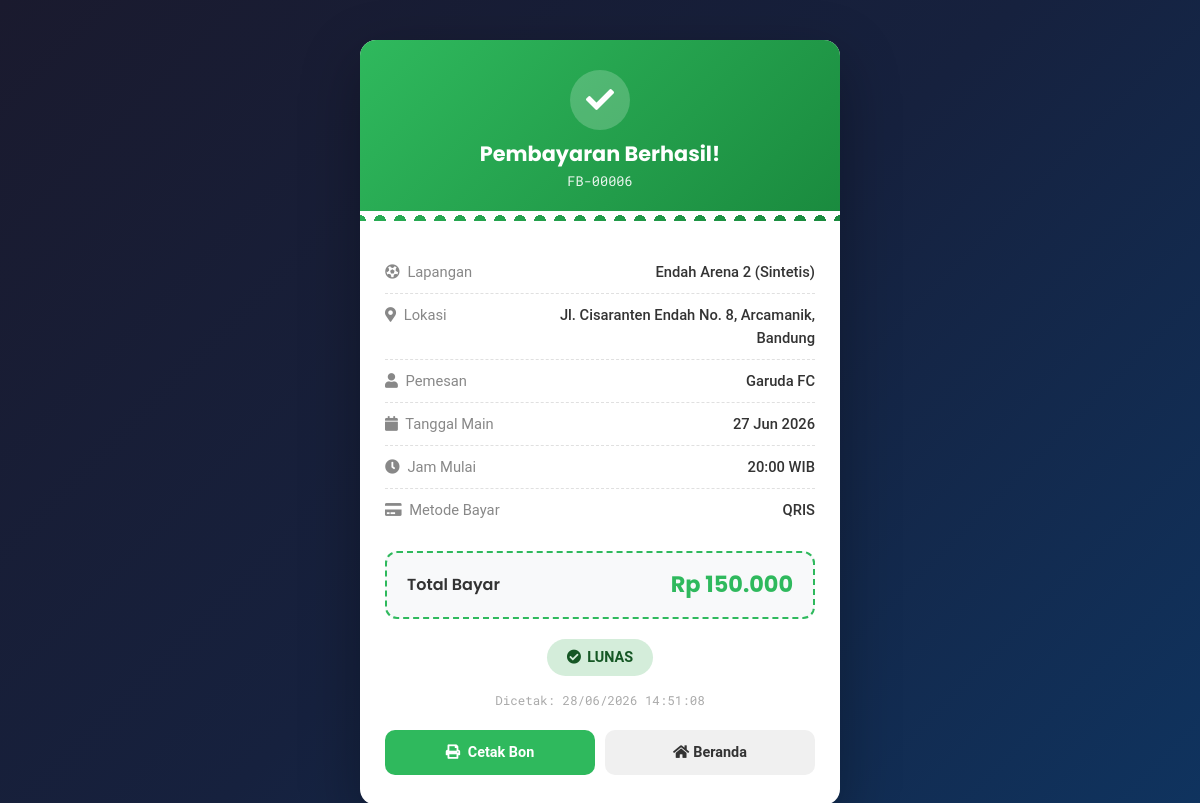
/bon.php?pesanan_id=6, run on an earlier commit of the app's database.
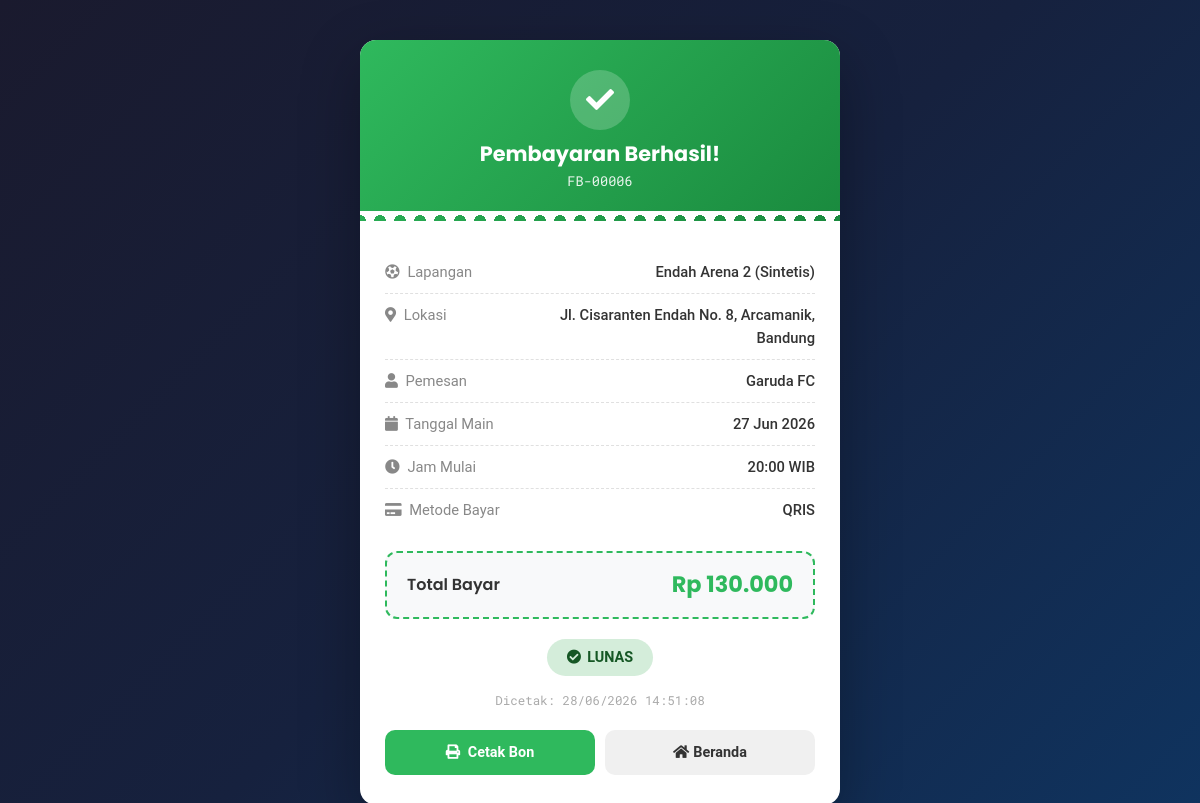
And on a later commit of the database.
### tables this page shows
CREATE TABLE `pesanan` (
  `id` int(11) NOT NULL AUTO_INCREMENT,
  `lapangan_id` int(11) NOT NULL,
  `nama_pemesan` varchar(100) NOT NULL,
  `tanggal_booking` date NOT NULL,
  `jam_mulai` time NOT NULL,
  `status_pembayaran` varchar(50) NOT NULL DEFAULT 'Menunggu Konfirmasi',
  `status_dana` varchar(50) NOT NULL DEFAULT 'Ditahan',
  PRIMARY KEY (`id`),
  KEY `lapangan_id` (`lapangan_id`),
  CONSTRAINT `fk_pesanan_lapangan` FOREIGN KEY (`lapangan_id`) REFERENCES `lapangan` (`id`) ON DELETE CASCADE
);

CREATE TABLE `mitra` (
  `id` int(11) NOT NULL AUTO_INCREMENT,
  `nama_mitra` varchar(100) NOT NULL,
  `username` varchar(50) NOT NULL,
  `password` varchar(255) NOT NULL,
  `paket` enum('Starter','Growth','Scale') NOT NULL DEFAULT 'Starter',
  `komisi_persen` int(11) NOT NULL DEFAULT 8,
  `status_akun` varchar(20) NOT NULL DEFAULT 'Aktif',
  PRIMARY KEY (`id`)
);

CREATE TABLE `lapangan` (
  `id` int(11) NOT NULL AUTO_INCREMENT,
  `id_mitra` int(11) NOT NULL,
  `nama_lapangan` varchar(100) NOT NULL,
  `lokasi` text NOT NULL,
  `harga_per_jam` int(11) NOT NULL,
  `harga_promo` int(11) DEFAULT NULL,
  `gambar` varchar(255) NOT NULL,
  PRIMARY KEY (`id`),
  KEY `id_mitra` (`id_mitra`),
  CONSTRAINT `fk_lapangan_mitra` FOREIGN KEY (`id_mitra`) REFERENCES `mitra` (`id`) ON DELETE CASCADE
);

### bon.php (the view, shortened to what this page needs)
<?php
include 'db.php';
$pesanan_id = intval($_GET['pesanan_id']);
$query = $conn->query("SELECT p.*, l.nama_lapangan, l.lokasi, l.harga_per_jam, l.harga_promo, m.paket
                        FROM pesanan p
                        JOIN lapangan l ON p.lapangan_id = l.id
                        JOIN mitra m ON l.id_mitra = m.id
                        WHERE p.id = $pesanan_id");
$data = $query->fetch_assoc();
$no_bon = 'FB-' . str_pad($data['id'], 5, '0', STR_PAD_LEFT);
$tanggal_cetak = date('d/m/Y H:i:s');
$status = $data['status_pembayaran'];
if ($status == 'Lunas') {
    $header_bg = 'linear-gradient(135deg, #2FB95D 0%, #1a8a3e 100%)';
    $icon = '<i class="fas fa-check"></i>';
    $title = 'Pembayaran Berhasil!';
    $badge_bg = '#d4edda';
    $badge_color = '#155724';
    $badge_text = '<i class="fas fa-check-circle"></i> LUNAS';
}
?>
<!DOCTYPE html>
<html lang="id">
<head>
    <link href="https://cdnjs.cloudflare.com/ajax/libs/font-awesome/5.10.0/css/all.min.css" rel="stylesheet">
    <link href="https://cdn.jsdelivr.net/npm/bootstrap@5.3.0/dist/css/bootstrap.min.css" rel="stylesheet">
</head>
<body>
    <div class="bon-container">
        <div class="bon-card">
            <div class="bon-header" style="background: <?php echo $header_bg; ?>;">
                <div class="check-icon">
                    <?php echo $icon; ?>
                </div>
                <h4><?php echo $title; ?></h4>
                <div class="bon-number"><?php echo $no_bon; ?></div>
            </div>
            <div class="bon-body">
                <div class="bon-row">
                    <span class="label"><i class="fa fa-futbol me-1"></i> Lapangan</span>
                    <span class="value"><?php echo htmlspecialchars($data['nama_lapangan']); ?></span>
                </div>
                <div class="bon-row">
                    <span class="label"><i class="fa fa-map-marker-alt me-1"></i> Lokasi</span>
                    <span class="value"><?php echo htmlspecialchars($data['lokasi']); ?></span>
                </div>
                <div class="bon-row">
                    <span class="label"><i class="fa fa-user me-1"></i> Pemesan</span>
                    <span class="value"><?php echo htmlspecialchars($data['nama_pemesan']); ?></span>
                </div>
                <div class="bon-row">
                    <span class="label"><i class="fa fa-calendar me-1"></i> Tanggal Main</span>
                    <span class="value"><?php echo date('d M Y', strtotime($data['tanggal_booking'])); ?></span>
                </div>
                <div class="bon-row">
                    <span class="label"><i class="fa fa-clock me-1"></i> Jam Mulai</span>
                    <span class="value"><?php echo substr($data['jam_mulai'], 0, 5) . ' WIB'; ?></span>
                </div>
                <div class="bon-row">
                    <span class="label"><i class="fa fa-credit-card me-1"></i> Metode Bayar</span>
                    <span class="value">QRIS</span>
                </div>
            </div>
            <div class="bon-total">
                <span class="label">Total Bayar</span>
                <?php
                $harga_sebenarnya = ($data['paket'] == 'Scale' && !empty($data['harga_promo'])) ? $data['harga_promo'] : $data['harga_per_jam'];
                ?>
                <span class="amount">Rp <?php echo number_format($harga_sebenarnya, 0, ',', '.'); ?></span>
            </div>
            <div class="bon-footer">
                <div class="status-badge" style="background: <?php echo $badge_bg; ?>; color: <?php echo $badge_color; ?>;">
                    <?php echo $badge_text; ?>
                </div>
                <div class="timestamp">Dicetak: <?php echo $tanggal_cetak; ?></div>
                <div class="btn-actions">
                    <?php if($status == 'Lunas'): ?>
                        <button onclick="window.print()" class="btn btn-print">
                            <i class="fa fa-print me-1"></i> Cetak Bon
                        </button>
                    <?php else: ?>
                        <a href="bon.php?pesanan_id=<?php echo $pesanan_id; ?>" class="btn btn-pending d-flex align-items-center justify-content-center">
                            <i class="fas fa-sync-alt me-1"></i> Refresh Status
                        </a>
                    <?php endif; ?>
                    <a href="index.php" class="btn btn-home">
                        <i class="fa fa-home me-1"></i> Beranda
                    </a>
                </div>
            </div>
        </div>
    </div>
</body>
</html>

What changed in the data, as far as the page shows it:
changed through a linked row, pesanan "Pembayaran Berhasil!": mitra.paket "150.000" → "130.000"
